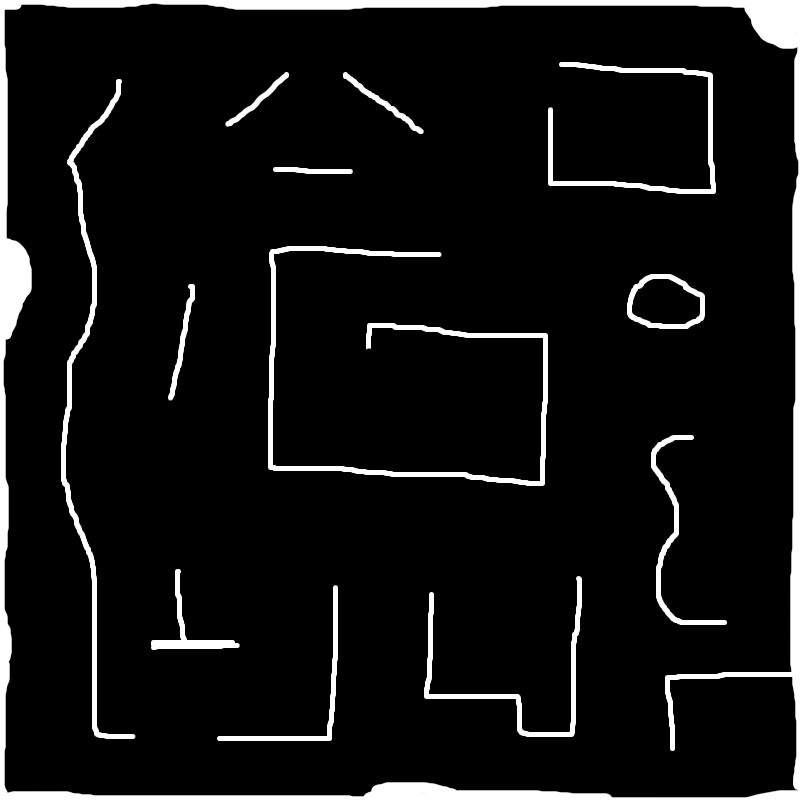
//> input picture exercise_robot_navigation_without_a_map/world1.png, 800 x 800 px
$ ./RobotSimulator   (built with g++ and OpenCV 4)
//> lines starting //> are read from the running program, lines starting //| are printed output that depends on the picture; after the words box and inside, x2 and y2 are one past the last pixel; in counts of white or black regions, pixels touching at a corner belong together
### exercise_robot_navigation_without_a_map/Robot.h
#pragma once

#include "opencv2/core.hpp"

using namespace std;
using namespace cv;

class Robot
{
  public:

     enum behavior_modes {
        TURN_TO_GOAL,
        GO_STRAIGHT_TO_GOAL,
        OBSTACLE_AVOIDANCE,
        NR_MODES
     };

     char BEHAVIOR_MODE_STRINGS[NR_MODES][100] =
     { "Turn to goal",
       "Go straight to goal",
       "Obstacle avoidance"
     };

                    Robot::Robot(string             name,
                                 int                radius,
                                 Point2d            start_pos,
                                 double             start_orientation,
                                 vector<double>     sensor_angles,
                                 vector<double>     sensor_distances);

    void            compute_sensor_values(Mat world);

    void            update(Mat world);

    Point2d         get_position();

    double          get_orientation();

    double          get_radius();

    int             get_nr_sensors();

    vector<double>  get_sensor_values();

    vector<double>  get_sensor_angles();

    vector<double>  get_sensor_distances();

    void            move(double pixel);

    void            turn(double angle);

    bool            test_wall_bump(Mat world);

    void            set_target_location(Point p);

    void            switch_to_new_behavior_mode(behavior_modes m);

    double          get_distance_to_target();


private:

   string          name;
   double          radius;
   Point2d         pos;
   double          orientation;
   vector<double>  sensor_angles;
   vector<double>  sensor_distances;
   int             nr_sensors;
   vector<double>  sensor_values;
   Point           target_location;

   behavior_modes  current_behavior_mode;

}; // class Robot

### exercise_robot_navigation_without_a_map/Robot.cpp
#include "Robot.h"

#define _USE_MATH_DEFINES
#include <math.h>

Robot::Robot(string         name,
             int            radius,
             Point2d        start_pos,
             double         start_orientation,
             vector<double> sensor_angles,
             vector<double> sensor_distances)
{
  this->name             = name;
  this->radius           = radius,
  this->pos              = start_pos;
  this->orientation      = start_orientation;
  this->sensor_angles    = sensor_angles;
  this->sensor_distances = sensor_distances;
  nr_sensors              = (int) sensor_angles.size();
}


double Robot::get_radius()
{
  return radius;
}

Point2d Robot::get_position()
{
  return pos;
}

double Robot::get_orientation()
{
  return orientation;
}

int Robot::get_nr_sensors()
{
  return nr_sensors;
}


vector<double> Robot::get_sensor_values()
{
  return sensor_values;
}

// [9 lines left out: functions get_sensor_angles, get_sensor_distances, not called in this run]


void Robot::compute_sensor_values(Mat world)
{
  // 1. clear old sensor values
  sensor_values.clear();

  // 2. for each distance sensor
  for (int sensor_nr = 0; sensor_nr < nr_sensors; sensor_nr++)
  {
    // 2.1 get (x,y) coords of current robot position
    double x = pos.x;
    double y = pos.y;

    // 2.2 get sensor orientation relative to robots orientation
    double sensor_angle = sensor_angles[sensor_nr];

    // 2.3 map robot angle + sensor_angle to a direction vector
    double sensor_dx = cos(orientation + sensor_angle);
    double sensor_dy = sin(orientation + sensor_angle);

    // 2.4 compute sensor start position
    double sensor_startx = x + sensor_dx * radius;
    double sensor_starty = y + sensor_dy * radius;

    // 2.5 now move from sensor start position into sensor direction
    //     till we reach the maximum distance or hit an obstacle in the world (white pixel)

    // 2.6 get maximum sensor distance
    double sensor_max_dist = sensor_distances[sensor_nr];

    // 2.7 test step by step whether the next pixel is a black pixel == free space
    int step;
    for (step = 0; step < sensor_max_dist; step++)
    {
      // get next pixel location on sensor ray
      double sx = sensor_startx + step*sensor_dx;
      double sy = sensor_starty + step*sensor_dy;

      // invalid coordinates?
      if ((sx >= world.cols) || (sy >= world.rows) || (sx < 0) || (sy < 0))
         break;

      // get value of world pixel at the sensor ray position (sx,sy)
      Vec3b pixel_color = world.at<Vec3b>((int)sy, (int)sx);

      // is it black or white?
      if ((pixel_color.val[0] == 0) && (pixel_color.val[1] == 0) && (pixel_color.val[2] == 0))
      {
        // black pixel, so continue
        continue;
      }
      else
      {
        // white pixel: sensor ray reached a white pixel
        break;
      }

    } // for (move along sensor line)

    // 2.8 store final sensor value (= maximum distance or distance till we have found a non-black pixel)
    sensor_values.push_back(step);

    // 2.9 output sensor value for debugging
    //printf("sensor #%d: %d\n", sensor_nr, step);

  } // for (sensor_nr)

} // compute_sensor_values


bool Robot::test_wall_bump(Mat world)
{
   for (double angle = 0.0; angle < 2 * M_PI; angle += 0.1)
   {
      // compute world coordinates (x,y) of check point
      int x = (int) (pos.x + cos(angle) * radius);
      int y = (int) (pos.y + sin(angle) * radius);

      // is there a white pixel at (x,y)?
      Vec3b pixel_color = world.at<Vec3b>(y, x);
      if ((pixel_color.val[0] == 0) && (pixel_color.val[1] == 0) && (pixel_color.val[2] == 0))
      {
         // black pixel, so continue
      }
      else
      {
         // white pixel: robot's outer radius has hit a wall!
         return true;
      }
   }

   // no outer point of the robot hit a wall point
   return false;

} // test_wall_bump


void constrainAngle(double& x) {
   x = fmod(x, 2 * M_PI);
}


void Robot::update(Mat world)
{
  compute_sensor_values(world);

  // save old position
  Point2d old_pos = pos;

  // get sensor values
  double sensor_f   = sensor_values[0]; // front
  double sensor_lll = sensor_values[1]; // left most
  double sensor_ll  = sensor_values[2]; // left middle
  double sensor_l   = sensor_values[3]; // left
  double sensor_r   = sensor_values[4]; // right
  double sensor_rr  = sensor_values[5]; // right middle
  double sensor_rrr = sensor_values[6]; // right most

  const double one_radian = +M_PI / 180.0;

  constrainAngle(orientation);


  ///
  /// Behavior: Turn to goal
  ///
  if (current_behavior_mode == TURN_TO_GOAL)
  {
     // compute direction vector to the target location
     double dirx = target_location.x - pos.x;
     double diry = target_location.y - pos.y;

     // compute goal angle
     double angle_goal = atan2(diry,dirx);

     double angle_diff = abs(angle_goal - orientation);

     // is the goal angle and the current orientation
     // of the robot similar enough?
     if (angle_diff <=1.0*one_radian)
        if ((get_distance_to_target()<sensor_f) // goal seems to be reachable directly!
            || (sensor_f>100))            // a lot of free space in direction of goal
            switch_to_new_behavior_mode( GO_STRAIGHT_TO_GOAL );
        else
            switch_to_new_behavior_mode( OBSTACLE_AVOIDANCE );
     else
     {
        // compute turn direction
        double turn_angle;
        if (orientation<angle_goal)
         turn_angle = +one_radian;
        else
         turn_angle = -one_radian;

        // command the robot to turn
        turn( turn_angle );
      }
  }


  ///
  /// Behavior: Go straight to goal
  ///
  if (current_behavior_mode == GO_STRAIGHT_TO_GOAL)
  {
     double D = 15;

     // too near to wall?
     if ( (sensor_f<D)   ||
          (sensor_lll<D) || (sensor_ll<D) || (sensor_l<D) ||
          (sensor_rrr<D) || (sensor_rr<D) || (sensor_r<D)
        )
        switch_to_new_behavior_mode(OBSTACLE_AVOIDANCE);

      move(1);
  }


  ///
  /// Behavior: Wall following
  ///
  if (current_behavior_mode == OBSTACLE_AVOIDANCE)
  {
     const int METHOD = 2;

     double D; // minimum distance

     // OBSTACLE-AVOIDANCE #1: (Braitenberg vehicle)
     if (METHOD == 1)
     {
        D = 20;
        if (sensor_f < D) // wall in front
           turn(one_radian);  // turn right
        else
           if ((sensor_lll < D) || (sensor_ll < D) || (sensor_l < D)) // left side too near to wall
              turn(one_radian);  // turn right
           else
              if ((sensor_rrr < D) || (sensor_rr < D) || (sensor_r < D)) // right side too near to wall
                 turn(-one_radian);  // turn left
              else
                 move(1);
     }

     // OBSTACLE-AVOIDANCE #2: (Wall following)
     if (METHOD == 2)
     {
        D = 20;
        if (sensor_f < D) // wall in front
           turn(one_radian);  // turn right
        else
           if ((sensor_lll < D) || (sensor_ll < D) || (sensor_l < D)) // left side too near to wall
              turn(one_radian);  // turn right
           else
              if ((sensor_lll > 2 * D) || (sensor_ll > 2 * D) || (sensor_l>2 * D)) // left side too far away from wall
                 turn(-one_radian);  // turn left
        move(1);
     }


     // from time to time, re-orientate into goal direction
     // again to see whether we can reach it..
     // if we are near to the goal this probability is much higher
     int N = 500;
     if (get_distance_to_target()<sensor_f)
        N = 250;
     if (rand()%N==0)
        switch_to_new_behavior_mode(TURN_TO_GOAL);
  }


  // did the robot bump into a wall?
  bool bumped = test_wall_bump( world );
  if (bumped)
  {
    printf("B");
    pos = old_pos;
  }

} // update


// [18 lines left out: function move, not called in this run]


void Robot::turn(double angle)
{
  orientation += angle;

} // turn


void Robot::set_target_location(Point p)
{
   target_location = p;
}


void Robot::switch_to_new_behavior_mode(behavior_modes m)
{
   current_behavior_mode = m;
   printf("switched behavior to mode: %s\n", BEHAVIOR_MODE_STRINGS[m]);
}


// [9 lines left out: function get_distance_to_target, not called in this run]

### exercise_robot_navigation_without_a_map/RobotSimulator.cpp
/// Exercise: Robot navigation without a map
///
/// The goal of this exercise is to let students think
/// about own ideas to bring a robot from a point A
/// in the world to a point B without using a map.
///
/// The user can select a target point in the 2D world
/// and the robot will try to reach this point without
/// using a map, just based on its current position,
/// the goal target position and its sensor readings.
///
/// ---
/// by Prof. Dr. J黵gen Brauer, www.juergenbrauer.org

#define _CRT_SECURE_NO_WARNINGS
#define _USE_MATH_DEFINES

#define SAVE_IMAGES 0
#define SAVE_FOLDER "V:\\tmp"

#include <iostream>
#include <conio.h>
#include <math.h>

#include "opencv2/opencv.hpp"
#include "Robot.h"


using namespace cv;
using namespace std;

bool exit_simulation;
Point current_mouse_pos;
Point selected_target_pos;

void mouse_callback_func(int event, int x, int y, int flags, void* userdata)
{
   current_mouse_pos = Point2i(x, y);
   if (event == EVENT_LBUTTONDOWN) {
      selected_target_pos = current_mouse_pos;
      return;
   }
}

void simulate_one_episode(Mat world,
                          Robot& r1,
                          vector<double> sensor_angles,
                          vector<double> sensor_distances)
{
   printf("Robot will try to reach the target location (%d, %d)\n",
           selected_target_pos.x, selected_target_pos.y);

   int simulation_step = 0;
   Mat image;
   while (!exit_simulation)
   {
      // 1. initialize image with world image
      world.copyTo(image);


      // 2. move the robot according to its specific behavior
      r1.update(world);


      // 3. show the robot's position as a circle and its orientation by a line
      Point2d pos = r1.get_position();
      double  ori = r1.get_orientation();
      double  dx = cos(ori);
      double  dy = sin(ori);
      double  r = r1.get_radius();
      circle(image, pos, (int)r, CV_RGB(255, 0, 0), 1);
      line(image, pos, pos + Point2d(dx*r, dy*r), CV_RGB(0, 255, 0), 1);


      // 4. compute all the sensor values
      vector<double> sensor_values = r1.get_sensor_values();


      // 5. for each sensor draw a sensor ray
      for (int sensor_nr = 0; sensor_nr < r1.get_nr_sensors(); sensor_nr++)
      {
         double sensor_value = sensor_values[sensor_nr];

         // get (x,y) coords of current robot position
         double x = pos.x;
         double y = pos.y;

         // get sensor orientation relative to robots orientation
         double sensor_angle = sensor_angles[sensor_nr];

         // map robot angle + sensor_angle to a direction vector
         double sensor_dx = cos(r1.get_orientation() + sensor_angle);
         double sensor_dy = sin(r1.get_orientation() + sensor_angle);

         // compute sensor start position
         double sensor_startx = x + sensor_dx * r1.get_radius();
         double sensor_starty = y + sensor_dy * r1.get_radius();

         // compute sensor ray end position
         double sensor_endx = sensor_startx + sensor_dx * sensor_value;
         double sensor_endy = sensor_starty + sensor_dy * sensor_value;

         // draw sensor ray line
         line(image, Point((int)sensor_startx, (int)sensor_starty), Point((int)sensor_endx, (int)sensor_endy), CV_RGB(255, 255, 0), 1);

      } // for (draw all sensor rays)


      // 6. show simulation step nr
      char txt[100];
      sprintf_s(txt, "simulation step %d", simulation_step);
      putText(image,
         txt,
         Point(20, 50),
         FONT_HERSHEY_SIMPLEX, 0.7, // font face and scale
         CV_RGB(255, 0, 0), // white
         1); // line thickness and type


      // 7. show target location as green circle
      circle(image, selected_target_pos, 5, CV_RGB(0,255,0), -1);


      // 8. show world with robot, sensor rays and additional textual information
      imshow("Robot Simulator", image);


      // 9. save image?
      if (SAVE_IMAGES)
      {
         char fname[500];
         sprintf_s(fname, "%s\\img%05d.png", SAVE_FOLDER, simulation_step);
         imwrite(fname, image);
      }


      // 10. wait for a key
      char c = (char)waitKey(10);


      // 11. ESC pressed?
      if (c == 27)
         exit_simulation = true;

      // 12. did the robot reach the goal?
      if (norm((Point)(r1.get_position()) - selected_target_pos) <= r1.get_radius())
      {
         printf("Robot reached target location!\n\n\n");
         exit_simulation = true;
      }


      // 12. one step simulated more
      simulation_step++;

   } // while (simulation shall continue)

} // simulate_one_episode


Point select_new_target_location(Mat world, Robot r)
{
   printf("Please select a new target location to go to ...\n");

   // 1. set up a mouse callback function
   namedWindow("Robot Simulator", 1);
   setMouseCallback("Robot Simulator", mouse_callback_func, nullptr);


   // 2. wait for user to clock on a location in the world image
   Mat image;
   selected_target_pos = Point(-1,-1);
   int w = world.cols-1;
   int h = world.rows-1;
   int blink_counter = -10;
   while (selected_target_pos.x == -1)
   {
      world.copyTo(image);

      // show robot pos by blue blinking circle
      circle(image, r.get_position(), 10, CV_RGB(0,0,255), blink_counter++<0?-1:5);
      if (blink_counter>10)
         blink_counter=-10;

      int x = current_mouse_pos.x;
      int y = current_mouse_pos.y;

      line(image, Point(0,y), Point(w,y), CV_RGB(0, 255, 0), 1);
      line(image, Point(x,0), Point(x,h), CV_RGB(0, 255, 0), 1);

      imshow("Robot Simulator", image);
      waitKey(1);
   }

   printf("User selected target location (%d, %d)\n",
          selected_target_pos.x, selected_target_pos.y);

   return selected_target_pos;

} // select_new_target_location


int main()
{
  // 1. load image of world: change this to the folder where you store world1.png!
  //    white pixels mean: no drivable space
  //    blavk pixels mean: drivable space
  string img_filename = "world1.png";
  Mat world = imread(img_filename);
//> world is the input picture: 800 rows x 800 cols, CV_8UC3; min 0, max 255, mean 18.5


  // 2. check whether world dimensions are valid
  if ((world.cols == 0) && (world.rows == 0))
  {
    cout << "Error! Could not read the image file: " << img_filename << endl;
    _getch();
    return -1;
  }


  // 3. get world dimensions
  int WORLD_WIDTH  = world.cols;
//> WORLD_WIDTH = 800
  int WORLD_HEIGHT = world.rows;
//> WORLD_HEIGHT = 800


  // 4. prepare an image (where we will draw the robot and the world)
  Mat image(WORLD_HEIGHT, WORLD_WIDTH, CV_8UC3);


  // 5. create a robot
  vector<double> sensor_angles, sensor_distances;
  sensor_angles.push_back(0.0);
  sensor_angles.push_back(-M_PI / 3);
  sensor_angles.push_back(-M_PI / 6);
  sensor_angles.push_back(-M_PI / 8);
  sensor_angles.push_back(+M_PI / 8);
  sensor_angles.push_back(+M_PI / 6);
  sensor_angles.push_back(+M_PI / 3);
  sensor_distances.push_back(200);
  sensor_distances.push_back(200);
  sensor_distances.push_back(200);
  sensor_distances.push_back(200);
  sensor_distances.push_back(200);
  sensor_distances.push_back(200);
  sensor_distances.push_back(200);
  Robot r1("R2D2", 10, Point(WORLD_HEIGHT/2, WORLD_WIDTH/2), M_PI/4, sensor_angles, sensor_distances);


  // 6. let user select target locations
  //    then try to get the robot there
  exit_simulation = false;
  while (!exit_simulation)
  {
      Point target_location = select_new_target_location(world, r1);
//> the loop in select_new_target_location, `while (selected_target_pos.x == -1)` made 1 pass; the left mouse button is pressed and released at (200, 200)
//> pass 1, in select_new_target_location, `imshow("Robot Simulator", image);`:
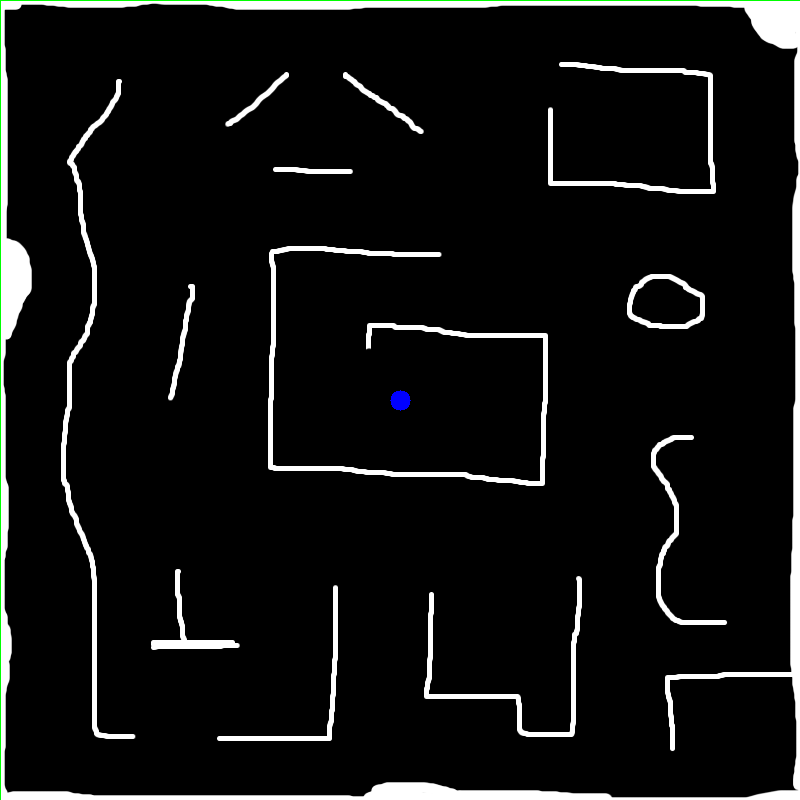
//> window 'Robot Simulator': 800 rows x 800 cols, CV_8UC3; mean B, G, R 18, 18.5, 17.9
//> after the loop in select_new_target_location, `while (selected_target_pos.x == -1)`: blink_counter = -9
//> target_location = Point(200, 600)

      r1.switch_to_new_behavior_mode(Robot::behavior_modes::TURN_TO_GOAL);
//| switched behavior to mode: Turn to goal
      r1.set_target_location( target_location );

      simulate_one_episode(world, r1, sensor_angles, sensor_distances);
//> in update, `double dirx = target_location.x - pos.x;`: dirx = -200
//> in update, `double diry = target_location.y - pos.y;`: diry = 200
//> in update, `double angle_goal = atan2(diry,dirx);`: angle_goal = 2.36
//> in update, `double angle_diff = abs(angle_goal - orientation);`: angle_diff = 1.57
//> in update, `bool bumped = test_wall_bump( world );`: bumped = false
//> in simulate_one_episode, `Point2d pos = r1.get_position();`: pos = Point(400, 400)
//> in simulate_one_episode, `double  ori = r1.get_orientation();`: ori = 0.803
//> in simulate_one_episode, `double  dx = cos(ori);`: dx = 0.695
//> in simulate_one_episode, `double  dy = sin(ori);`: dy = 0.719
//> in simulate_one_episode, `double  r = r1.get_radius();`: r = 10
//> in simulate_one_episode, `circle(image, pos, (int)r, CV_RGB(255, 0, 0), 1);`: image: 800 rows x 800 cols, CV_8UC3; 56 pixels changed, all inside (x1, y1, x2, y2) = (390, 390, 411, 411)
//> in simulate_one_episode, `line(image, pos, pos + Point2d(dx*r, dy*r), CV_RGB(0, 255, 0), 1);`: image: 800 rows x 800 cols, CV_8UC3; mean B, G, R 18.5, 18.5, 18.6
//> in simulate_one_episode, `vector<double> sensor_values = r1.get_sensor_values();`: sensor_values = [97, 139, 136, 142, 68, 65, 63]
//> the loop in simulate_one_episode, `for (int sensor_nr = 0; sensor_nr < r1.get_nr_sensors(); sensor_nr++)` made 7 passes
//> (sensor_value, sensor_dx, sensor_dy, sensor_startx, sensor_starty, sensor_endx, sensor_endy) on passes 1 to 7: (97, 0.695, 0.719, 406.9, 407.2, 474.3, 477), (139, 0.97, -0.242, 409.7, 397.6, 544.6, 364), (136, 0.961, 0.276, 409.6, 402.8, 540.3, 440.2), (142, 0.917, 0.399, 409.2, 404, 539.4, 460.6), (68, 0.367, 0.93, 403.7, 409.3, 428.6, 472.6), (65, 0.242, 0.97, 402.4, 409.7, 418.1, 472.8), (63, -0.276, 0.961, 397.2, 409.6, 379.9, 470.2)
//> after the loop in simulate_one_episode, `for (int sensor_nr = 0; sensor_nr < r1.get_nr_sensors(); sensor_nr++)`:
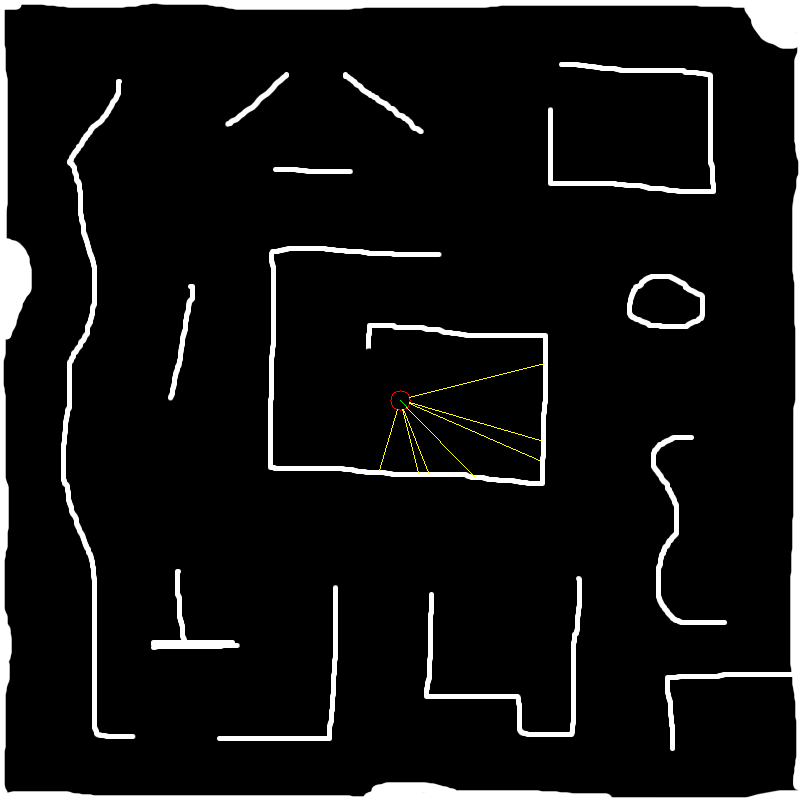
//> image: 800 rows x 800 cols, CV_8UC3; mean B, G, R 18.5, 18.8, 18.8
//> in simulate_one_episode, `putText(image, txt, Point(20, 50), FONT_HERSHEY_SIMPLEX, 0.7, CV_RGB(2..`:
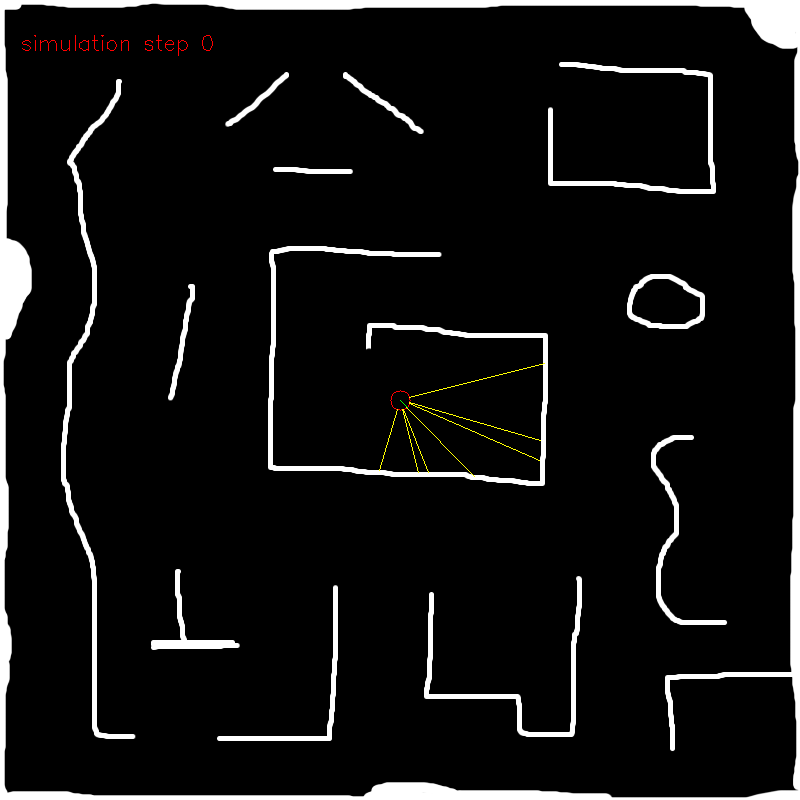
//> image: 800 rows x 800 cols, CV_8UC3; 0.06% of pixels changed, all inside (x1, y1, x2, y2) = (22, 35, 213, 56)
//> in simulate_one_episode, `circle(image, selected_target_pos, 5, CV_RGB(0,255,0), -1);`: image: 800 rows x 800 cols, CV_8UC3; 81 pixels changed, all inside (x1, y1, x2, y2) = (195, 595, 206, 606)
//> the Esc key is pressed

      exit_simulation = false;
  }

} // main
